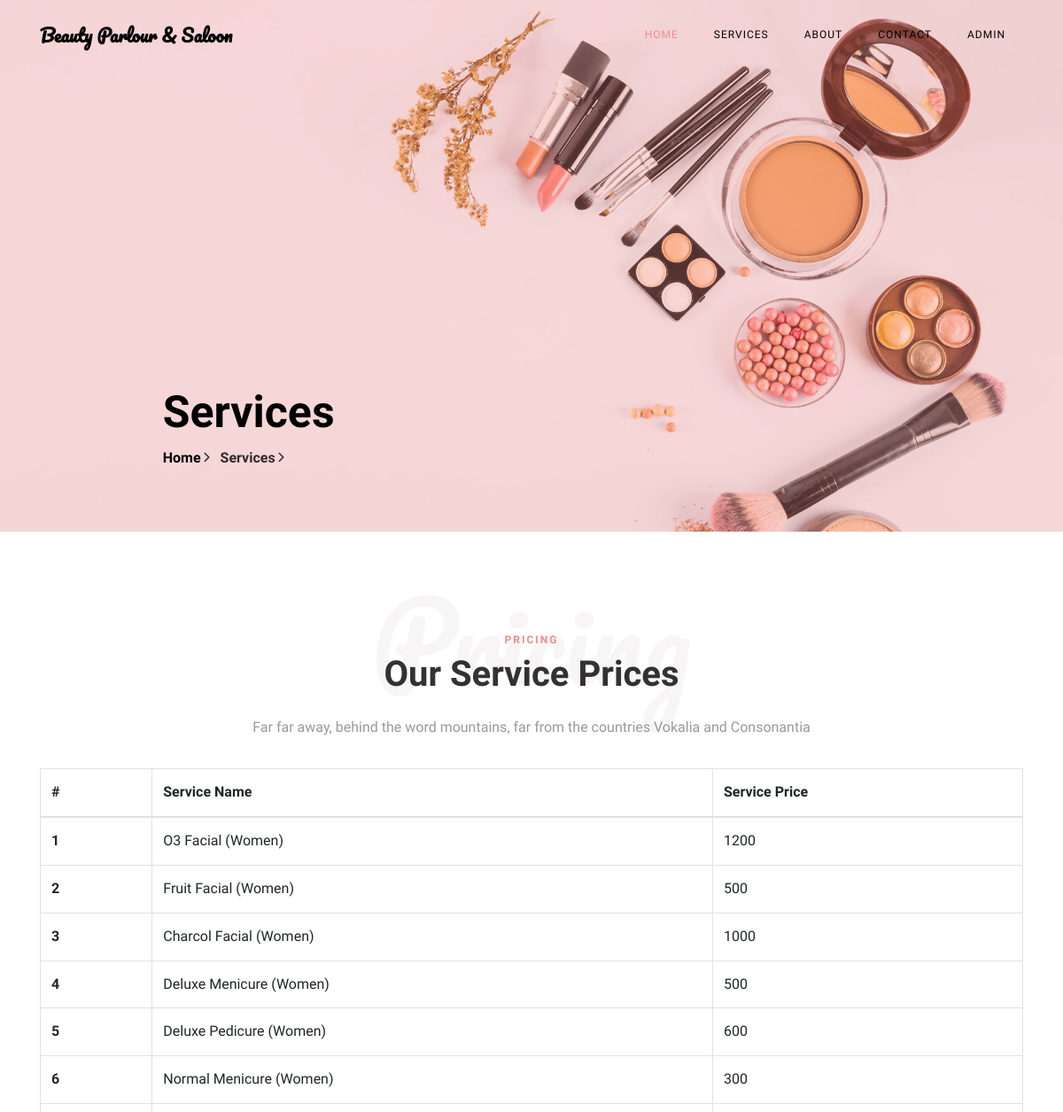
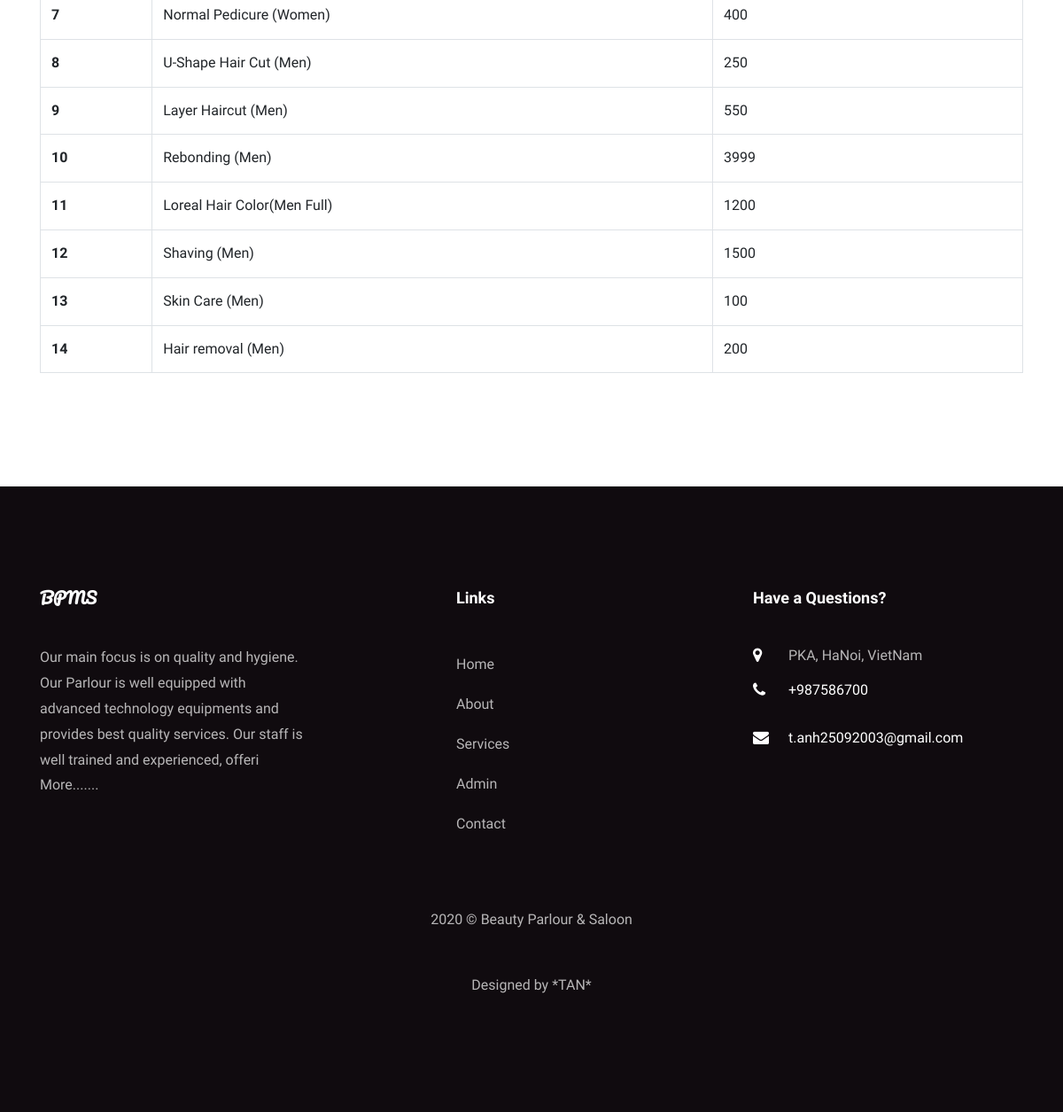
/services.php, run on the app's committed database (2 pictures, top to bottom).
### tables this page shows
CREATE TABLE `tblservices` (
  `ID` int(10) NOT NULL,
  `ServiceName` varchar(200) DEFAULT NULL,
  `Cost` int(10) DEFAULT NULL,
  `CreationDate` timestamp NULL DEFAULT CURRENT_TIMESTAMP
);

CREATE TABLE `tblpage` (
  `ID` int(10) NOT NULL,
  `PageType` varchar(200) DEFAULT NULL,
  `PageTitle` mediumtext,
  `PageDescription` mediumtext,
  `Email` varchar(200) DEFAULT NULL,
  `MobileNumber` bigint(10) DEFAULT NULL,
  `UpdationDate` date DEFAULT NULL,
  `Timing` varchar(200) NOT NULL
);

### services.php (the view, shortened to what this page needs)
<?php
include('includes/dbconnection.php');
  ?>
<!DOCTYPE html>
<html lang="en">
  <head>
    <link rel="stylesheet" href="css/open-iconic-bootstrap.min.css">
    <link rel="stylesheet" href="css/animate.css">
    <link rel="stylesheet" href="css/owl.carousel.min.css">
    <link rel="stylesheet" href="css/owl.theme.default.min.css">
    <link rel="stylesheet" href="css/magnific-popup.css">
    <link rel="stylesheet" href="css/aos.css">
    <link rel="stylesheet" href="css/ionicons.min.css">
    <link rel="stylesheet" href="css/bootstrap-datepicker.css">
    <link rel="stylesheet" href="css/jquery.timepicker.css">
    <link rel="stylesheet" href="css/flaticon.css">
    <link rel="stylesheet" href="css/icomoon.css">
    <link rel="stylesheet" href="css/style.css">
  </head>
  <body>
	  <?php include_once('includes/header.php');?>
    <section class="hero-wrap hero-wrap-2" style="background-image: url('images/bg-2.jpg');" data-stellar-background-ratio="0.5">
      <div class="overlay"></div>
      <div class="container">
        <div class="row no-gutters slider-text js-fullheight align-items-end justify-content-center">
          <div class="col-md-9 ftco-animate pb-5">
            <h2 class="mb-0 bread">Services</h2>
            <p class="breadcrumbs"><span class="mr-2"><a href="index.php">Home <i class="ion-ios-arrow-forward"></i></a></span> <span>Services <i class="ion-ios-arrow-forward"></i></span></p>
          </div>
        </div>
      </div>
    </section>
    <section class="ftco-section ftco-pricing">
			<div class="container">
				<div class="row justify-content-center pb-3">
          <div class="col-md-10 heading-section text-center ftco-animate">
          	<h1 class="big">Pricing</h1>
          	<span class="subheading">Pricing</span>
            <h2 class="mb-4">Our Service Prices</h2>
            <p>Far far away, behind the word mountains, far from the countries Vokalia and Consonantia</p>
          </div>
        </div>
            <table class="table table-bordered"> <thead> <tr> <th>#</th> <th>Service Name</th> <th>Service Price</th> </tr> </thead> <tbody>
<?php
$ret=mysqli_query($con,"select *from  tblservices");
$cnt=1;
while ($row=mysqli_fetch_array($ret)) {
?>
             <tr> <th scope="row"><?php echo $cnt;?></th> <td><?php  echo $row['ServiceName'];?></td> <td><?php  echo $row['Cost'];?></td> </tr>   <?php
$cnt=$cnt+1;
}?></tbody> </table>
			</div>
		</section>
    <?php include_once('includes/footer.php');?>
  </body>
</html>

### includes/header.php
<nav class="navbar navbar-expand-lg navbar-dark ftco_navbar bg-dark ftco-navbar-light" id="ftco-navbar">
      <div class="container">
        <a class="navbar-brand" href="index.php">Beauty Parlour & Saloon </a>
        <div class="collapse navbar-collapse" id="ftco-nav">
          <ul class="navbar-nav ml-auto">
            <li class="nav-item active"><a href="index.php" class="nav-link">Home</a></li>
            <li class="nav-item"><a href="services.php" class="nav-link">Services</a></li>
            <li class="nav-item"><a href="about.php" class="nav-link">About</a></li>
            <li class="nav-item"><a href="contact.php" class="nav-link">Contact</a></li>
            <li class="nav-item"><a href="admin/index.php" class="nav-link">Admin</a></li>
          </ul>
        </div>
      </div>
    </nav>

### includes/footer.php (shortened to what this page needs)
 <?php
include('includes/dbconnection.php');
?>
 <footer class="ftco-footer ftco-section">
      <div class="container">
        <div class="row mb-5">
          <div class="col-md">
            <div class="ftco-footer-widget mb-4">
              <h2 class="ftco-heading-2 logo">BPMS</h2>
              <?php
$ret=mysqli_query($con,"select * from tblpage where PageType='aboutus' ");
while ($row=mysqli_fetch_array($ret)) {
?>
              <p><?php  echo substr($row['PageDescription'],0,200);?> <a href="about.php">More.......</a></p><?php } ?>
            </div>
          </div>
          <div class="col-md" style="padding-left: 150px">
             <div class="ftco-footer-widget mb-4">
              <h2 class="ftco-heading-2">Links</h2>
              <ul class="list-unstyled">
                <li><a href="index.php" class="py-2 d-block">Home</a></li>
                <li><a href="about.php" class="py-2 d-block">About</a></li>
                <li><a href="services.php" class="py-2 d-block">Services</a></li>
                <li><a href="admin/index.php" class="py-2 d-block">Admin</a></li>
                <li><a href="contact.php" class="py-2 d-block">Contact</a></li>
              </ul>
            </div>
          </div>
          <div class="col-md">
            <div class="ftco-footer-widget mb-4">
            	<h2 class="ftco-heading-2">Have a Questions?</h2>
            	<div class="block-23 mb-3">
                <?php
$ret=mysqli_query($con,"select * from tblpage where PageType='contactus' ");
while ($row=mysqli_fetch_array($ret)) {
?>
	              <ul>
	                <li><span class="icon icon-map-marker"></span><span class="text"><?php  echo $row['PageDescription'];?></span></li>
	                <li><a href="#"><span class="icon icon-phone"></span><span class="text">+<?php  echo $row['MobileNumber'];?></span></a></li>
	                <li><a href="#"><span class="icon icon-envelope"></span><span class="text"><?php  echo $row['Email'];?></span></a></li>
	              </ul>
	            </div>
               <?php } ?>
            </div>
          </div>
        </div>
        <div class="row">
          <div class="col-md-12 text-center">
            <p>
  2020 &copy; Beauty Parlour & Saloon    </p><br>
            <p>Designed by *TAN*</p>
          </div>
        </div>
      </div>
    </footer>

### css/icomoon.css (style rules this page uses)
[class^="icon-"], [class*=" icon-"] { font-family: 'icomoon' !important; speak: none; font-style: normal; font-weight: normal; font-variant: normal; text-transform: none; line-height: 1; -webkit-font-smoothing: antialiased; -moz-osx-font-smoothing: grayscale; }
.icon-map-marker:before { content: "\f041"; }
.icon-phone:before { content: "\f095"; }
.icon-envelope:before { content: "\f0e0"; }

### data on the page
tblservices: ServiceName "O3 Facial (Women)", Cost "1200"
tblservices: ServiceName "Fruit Facial (Women)", Cost "500"
tblservices: ServiceName "Charcol Facial (Women)", Cost "1000"
tblservices: ServiceName "Deluxe Menicure (Women)", Cost "500"
tblservices: ServiceName "Deluxe Pedicure (Women)", Cost "600"
tblservices: ServiceName "Normal Menicure (Women)", Cost "300"
tblservices: ServiceName "Normal Pedicure (Women)", Cost "400"
tblservices: ServiceName "U-Shape Hair Cut (Men)", Cost "250"
tblservices: ServiceName "Layer Haircut (Men)", Cost "550"
tblservices: ServiceName "Rebonding (Men)", Cost "3999"
tblservices: ServiceName "Loreal Hair Color(Men Full)", Cost "1200"
tblservices: ServiceName "Shaving (Men)", Cost "1500"
tblservices: ServiceName "Skin Care (Men)", Cost "100"
tblservices: ServiceName "Hair removal (Men)", Cost "200"
tblpage: PageDescription "Our main focus is on quality and hygiene. Our Parlour is well equipped with advanced technology equipments and provides best quality services. Our staff is well trained and experienced, offeri"
tblpage: PageDescription "PKA, HaNoi, VietNam", MobileNumber "987586700", Email "t.anh25092003@gmail.com"
